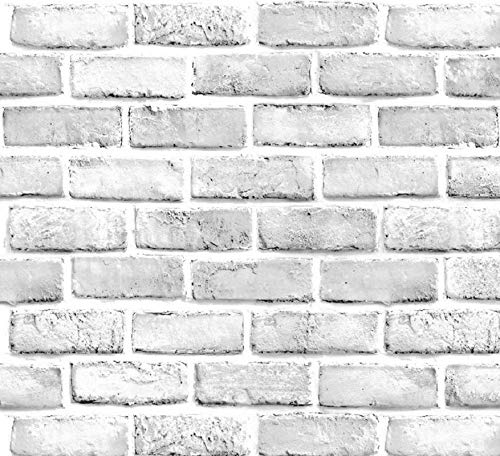
#> input picture HW3/dataset/Bricks_1.jpg, 500 x 456 px, given in place of the camera
$ python 3.py
#> lines starting #> are read from the running program, lines starting #| are printed output that depends on the picture; after the words box and inside, x2 and y2 are one past the last pixel; in counts of white or black regions, pixels touching at a corner belong together
import cv2
import matplotlib.pyplot as plt
import numpy as np

from skimage import data, color, img_as_ubyte
from skimage.feature import canny
from skimage.transform import hough_ellipse
from skimage.draw import ellipse_perimeter
from skimage.transform import resize


vid = cv2.VideoCapture(0)
while (True):
    ret, frame = vid.read()
#> frame is the input picture: shape (456, 500, 3); min 0, max 255, mean 220.6
    frame = cv2.resize(frame,(200,200))
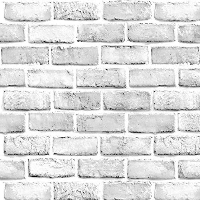
#> frame: shape (200, 200, 3); min 0, max 255, mean 220.5
    frame = frame[50:150, 75:150]
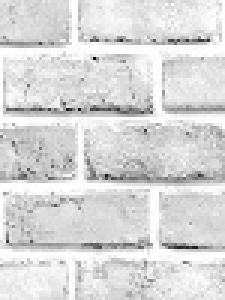
#> frame: shape (100, 75, 3) (shown 3 times larger); min 9, max 255, mean 217
    gray = cv2.cvtColor(frame, cv2.COLOR_BGR2GRAY)
    blur = cv2.GaussianBlur(gray, (7, 7),cv2.BORDER_DEFAULT)
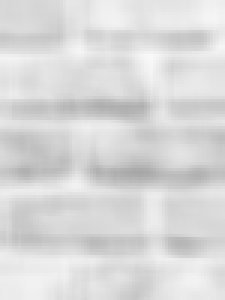
#> blur: shape (100, 75) (shown 3 times larger); min 166, max 249, mean 217
    edges = cv2.Canny(blur, 100, 200)
#> edges: shape (100, 75); every value is 0
    result = hough_ellipse(edges, threshold=20,accuracy=20,min_size=40, max_size=60)
#> result = empty array
    if len(result) > 0:
        result.sort(order='accumulator')
        num = min(len(result),5)
        for n in range(1,num):
            best = list(result[-n])
            yc, xc, a, b = [int(round(x)) for x in best[1:5]]
            orientation = best[5]
            cy, cx = ellipse_perimeter(yc, xc, a, b, orientation)
            cx[cx>=75] = 0
            cy[cy>=100] = 0
            frame[cy, cx] = (0, 0, 255)
    frame = cv2.resize(frame, (700, 700))
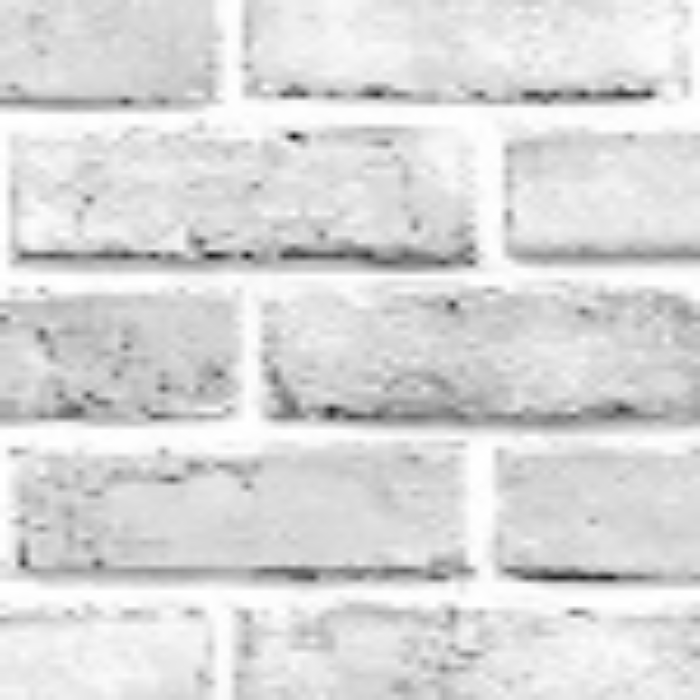
#> frame: shape (700, 700, 3); min 16, max 255, mean 216.9
    edges = cv2.resize(edges, (700, 700))
#> edges: shape (700, 700); every value is 0
    cv2.imshow('new_frame', frame)
    cv2.imshow('frame', edges)
    if cv2.waitKey(1) & 0xFF == ord('q'):
#> (key q is pressed here)
        break
vid.release()

$ run again, on HW3/dataset/Bricks_4.jpg
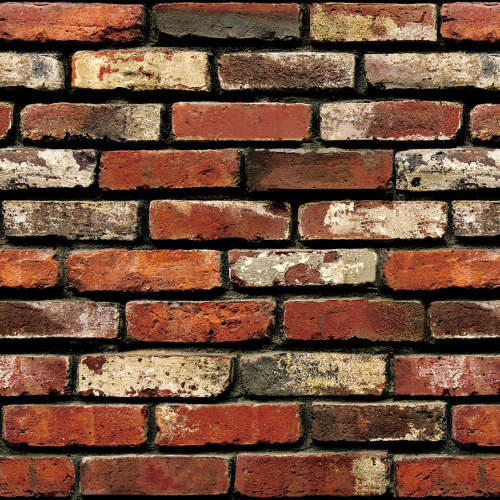
#> input picture HW3/dataset/Bricks_4.jpg, 1000 x 1000 px, given in place of the camera (shown at 1/2 size)
#> frame is the input picture: shape (1000, 1000, 3); mean B, G, R 59.7, 79.1, 115.3
#> `edges = cv2.Canny(blur, 100, 200)`:
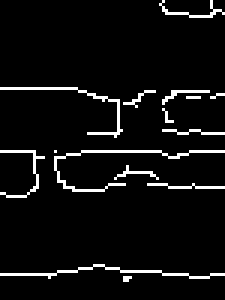
#> edges: shape (100, 75) (shown 3 times larger); 5.7% white in thin lines or dots
#> num = 5
#> the loop `for n in range(1,num):` made 4 passes
#> (best, yc, xc, b, orientation) on passes 1 to 4: ([42, 46.5, 55.5, 0, 48.71, 1.87], 46, 56, 49, 1.87), ([42, 46, 43, 0, 53.34, 2.1], 46, 43, 53, 2.1), ([40, 47, 55.5, 0, 48.23, 1.88], 47, 56, 48, 1.88), ([40, 46.5, 56, 0, 48.56, 1.86], 46, 56, 49, 1.86)
#> `edges = cv2.resize(edges, (700, 700))`:
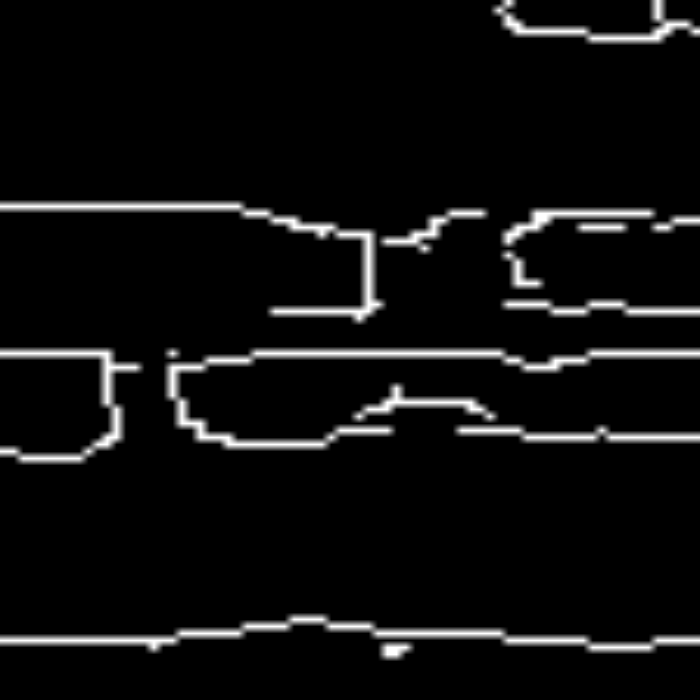
#> edges: shape (700, 700); min 0, max 255, mean 14.5

$ run again, on HW3/dataset/Bricks_6.jpg
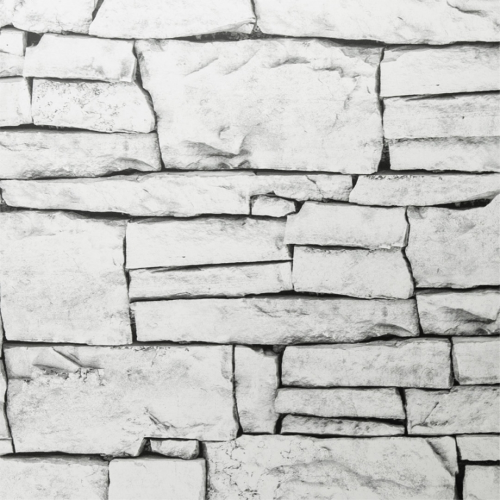
#> input picture HW3/dataset/Bricks_6.jpg, 1000 x 1000 px, given in place of the camera (shown at 1/2 size)
#> frame is the input picture: shape (1000, 1000, 3); mean B, G, R 198.9, 201.1, 200.9
#> `edges = cv2.Canny(blur, 100, 200)`:
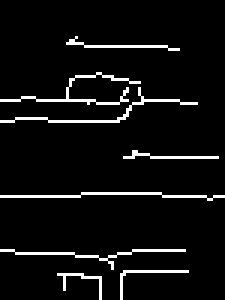
#> edges: shape (100, 75) (shown 3 times larger); 5.8% white in thin lines or dots, all inside (x1, y1, x2, y2) = (0, 12, 75, 100)
#> num = 5
#> the loop `for n in range(1,num):` made 4 passes
#> (best, xc, a) on passes 1 to 4: ([51, 52.5, 37, 39.05, 40, 1.9], 37, 39), ([47, 52.5, 38, 38.11, 40, 1.9], 38, 38), ([47, 52.5, 37.5, 38.58, 40, 1.9], 38, 39), ([46, 52.5, 37, 38.11, 40, 1.9], 37, 38)
#> `edges = cv2.resize(edges, (700, 700))`:
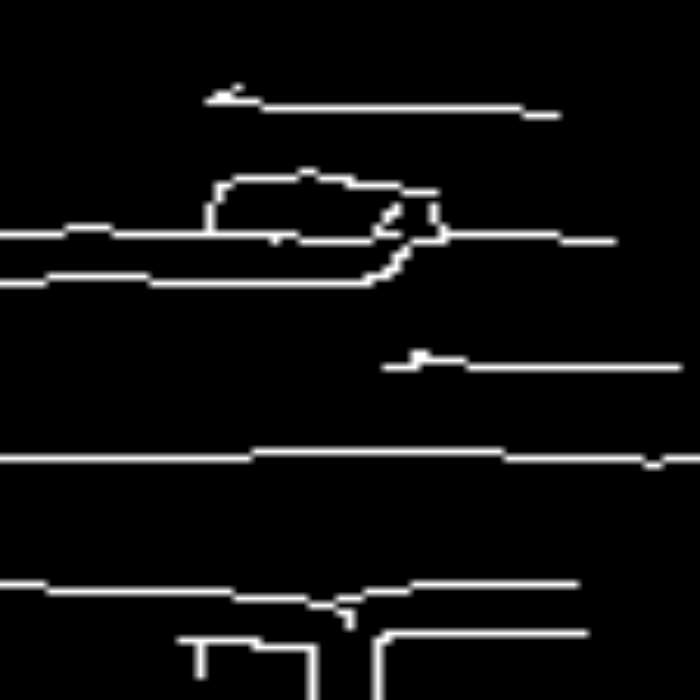
#> edges: shape (700, 700); min 0, max 255, mean 14.7
